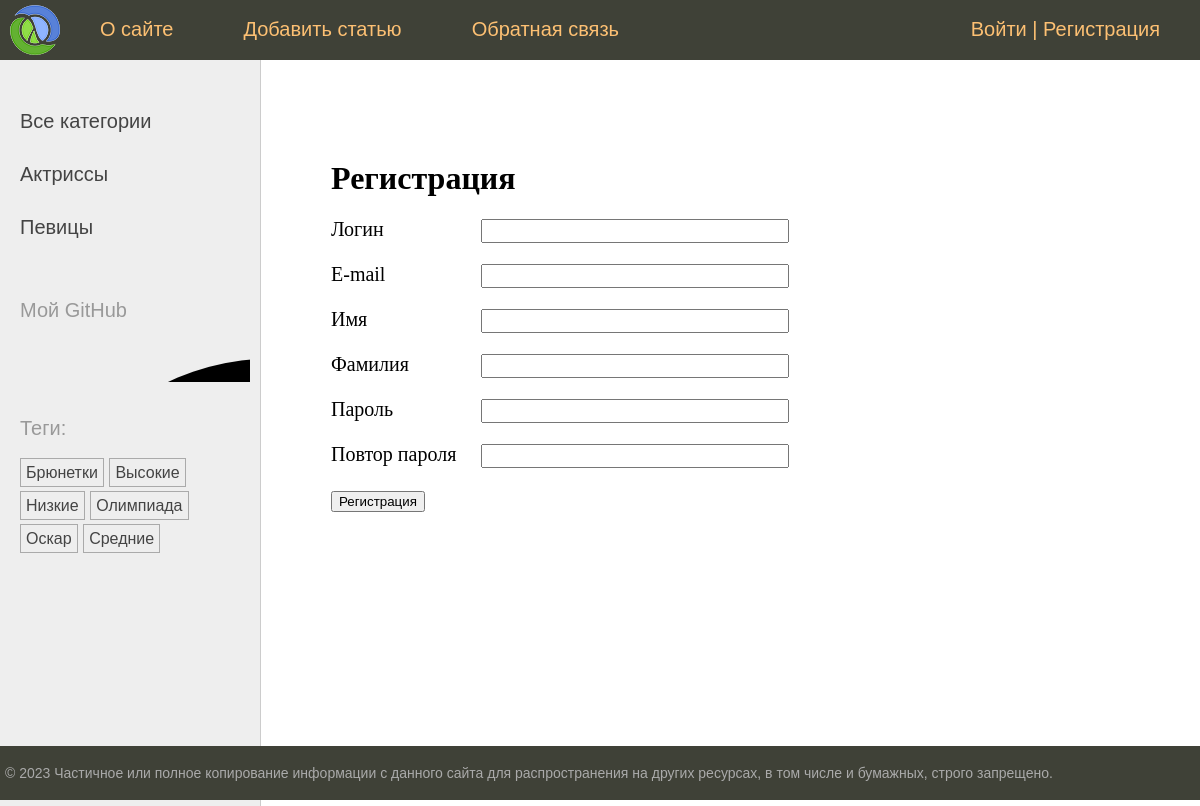
The page /users/register/ on the database its author committed.
### newsline/models.py (models this page shows, shortened)
class Category(models.Model):
    name = models.CharField(max_length=100, db_index=True, verbose_name='Категория')
    slug = models.SlugField(max_length=255, unique=True, db_index=True)
    class Meta:
        verbose_name = 'Категория'
        verbose_name_plural = 'Категории'
    def get_absolute_url(self):
        return reverse('category', kwargs={'cat_slug': self.slug})

class TagPost(models.Model):
    tag = models.CharField(max_length=100, db_index=True)
    slug = models.SlugField(max_length=255, unique=True, db_index=True)
    def get_absolute_url(self):
        return reverse('tag', kwargs={'tag_slug': self.slug})

### users/views.py (the view)
# urls.py: path('register/', views.RegisterUser.as_view(), name='register'),
class RegisterUser(CreateView):
    form_class = RegisterUserForm
    template_name = 'users/register.html'
    extra_context = {'title': 'Регистрация'}
    success_url = reverse_lazy('users:login')

### users/forms.py (shortened to what this page needs)
class RegisterUserForm(UserCreationForm):
    username = forms.CharField(label="Логин", widget=forms.TextInput(attrs={'class': 'form-input'}))
    password1 = forms.CharField(label="Пароль", widget=forms.PasswordInput(attrs={'class': 'form-input'}))
    password2 = forms.CharField(label="Повтор пароля", widget=forms.PasswordInput(attrs={'class': 'form-input'}))
    class Meta:
        model = get_user_model()
        fields = ['username', 'email', 'first_name', 'last_name', 'password1', 'password2']
        labels = {
            'email': 'E-mail',
            'first_name': "Имя",
            'last_name': "Фамилия",
        }
        widgets = {
            'email': forms.TextInput(attrs={'class': 'form-input'}),
            'first_name': forms.TextInput(attrs={'class': 'form-input'}),
            'last_name': forms.TextInput(attrs={'class': 'form-input'}),
        }

### newsline/templatetags/newsline_tags.py (called while the page is built)
@register.inclusion_tag('newsline/list_categories.html')
def show_categories(cat_selected=0):
    cats = Category.objects.annotate(total=Count('posts')).filter(total__gt=0)
    return {'cats': cats, 'cat_selected': cat_selected}

@register.inclusion_tag('newsline/list_tags.html')
def show_all_tags():
    return {'tags': TagPost.objects.annotate(total=Count('tags')).filter(total__gt=0)}

### users/context_processors.py (called while the page is built)
def get_news_context(request):
    return {'mainmenu': menu}

### users/templates/users/register.html (shortened to what this page needs)
{% extends 'base.html' %}
{% block content %}
<h1>Регистрация</h1>
<form method="post">
    {% for f in form %}
    <p><label class="form-label" for="{{ f.id_for_label }}">{{ f.label }}</label>{{ f }}</p>
    {% endfor %}
    <p><button type="submit">Регистрация</button></p>
</form>
{% endblock %}

### newsline/templates/newsline/list_categories.html
{% for cat in cats %}
{% if cat.id == cat_selected %}
<li class="selected">{{cat.name}}</li>
{% else %}
<li><a href="{{ cat.get_absolute_url }}">{{cat.name}}</a></li>
{% endif %}
{% endfor %}

### newsline/templates/newsline/list_tags.html
{% if tags %}
<p>Теги:</p>
<ul class="tags-list">
    {% for t in tags %}
    <li><a href="{{t.get_absolute_url}}">{{t.tag}}</a></li>
    {%endfor%}
</ul>
{% endif %}

### newsline/static/newsline/css/styles.css (style rules this page uses)
html, body { font-family: 'Arial'; margin: 0; padding: 0; height: 100%; width: 100%; color: #444; }
a { color: #0059b2; text-decoration: none; }
.left-chapters ul { width: 230px; margin: 0; padding: 20px 10px 10px 20px; list-style: none; font-size: 20px; }
.left-chapters ul li { margin: 30px 0 0 0; color: #999; }
.left-chapters ul li a { color: #444; text-decoration: none; }
ul.tags-list { width: 100%; margin: 0; padding: 0; list-style: none; }
ul.tags-list li { margin: 0; padding: 0 0 10px; display: inline-block; }
ul.tags-list li a { padding: 5px; font-size: 16px; border: 1px solid #aaa; }
.content-text h1 { font-size: 32px; }
.form-input { width: 300px; font-size: 16px; }
.form-label { display: inline-block; min-width: 150px; vertical-align: top; }

### rows shown on the page
Category: name "Актриссы"
Category: name "Певицы"
TagPost: tag "Брюнетки"
TagPost: tag "Высокие"
TagPost: tag "Низкие"
TagPost: tag "Олимпиада"
TagPost: tag "Оскар"
TagPost: tag "Средние"

### other values the page prints
{{ m.title }} "О сайте" "Добавить статью" "Обратная связь"
{{ f.label }} "Логин" "E-mail" "Имя" "Фамилия" "Пароль" "Повтор пароля"
